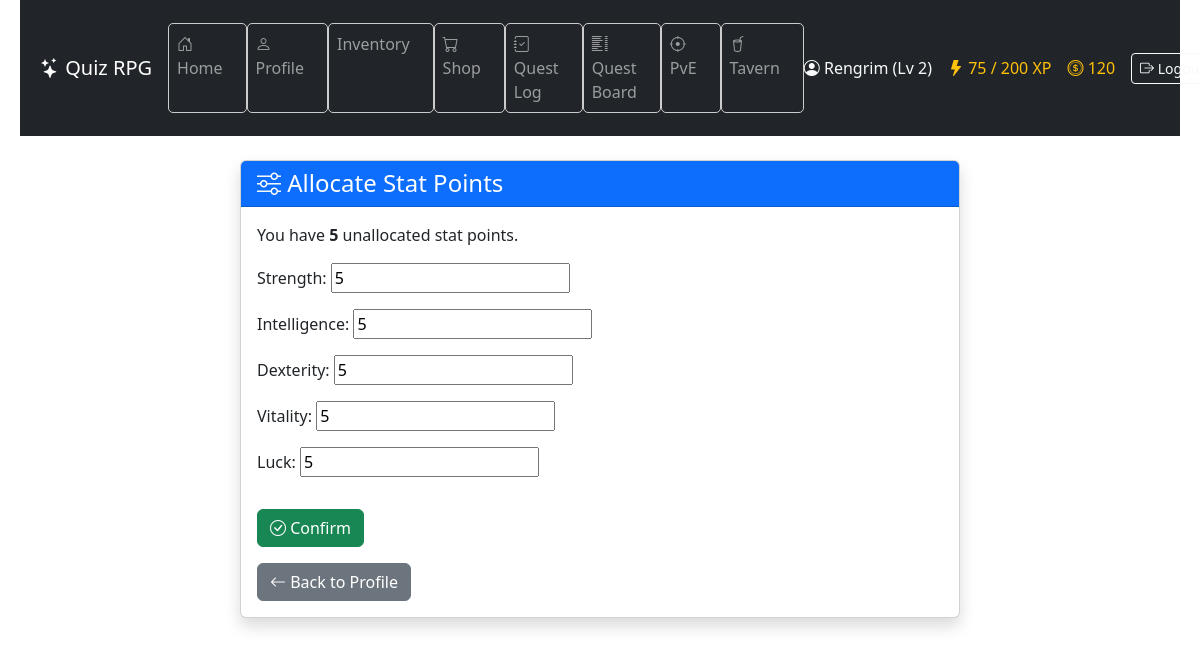
Before: /profile/allocate/ (signed in) with the older database file.
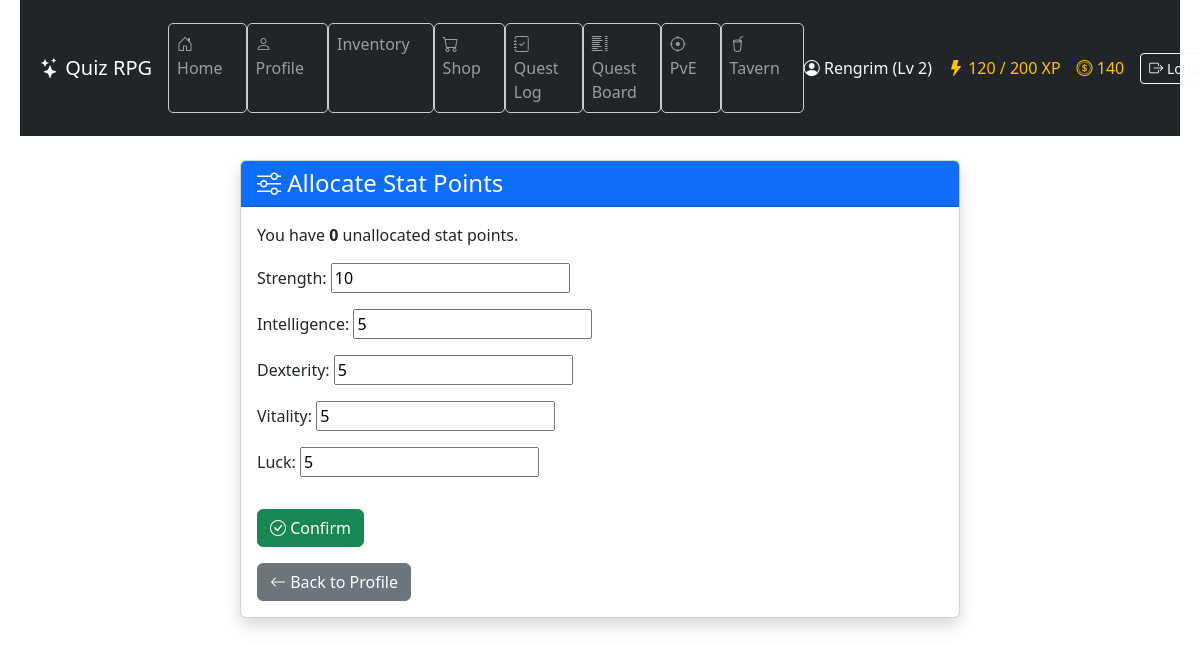
After: the same page with the newer database file.
### game/models.py (models this page shows, shortened)
class Character(models.Model):
    CLASS_CHOICES = [
        ("warrior", "Warrior"),
        ("mage", "Mage"),
        ("rogue", "Rogue"),
    ]
    user = models.OneToOneField(User, on_delete=models.CASCADE)
    name = models.CharField(max_length=100)
    character_class = models.CharField(
        max_length=20, choices=CLASS_CHOICES, default="warrior"
    )
    level = models.IntegerField(default=1)
    experience = models.IntegerField(default=0)
    experience_to_next_level = models.PositiveIntegerField(default=100)
    hp = models.PositiveIntegerField(default=100)
    max_hp = models.PositiveIntegerField(default=100)
    hp_from_levels = models.PositiveIntegerField(default=0)
    mana = models.PositiveIntegerField(default=50)
    max_mana = models.PositiveIntegerField(default=50)
    mana_from_levels = models.PositiveIntegerField(default=0)
    stamina = models.PositiveIntegerField(default=50)
    max_stamina = models.PositiveIntegerField(default=50)
    armor = models.PositiveIntegerField(default=0)
    damage_reduction = models.FloatField(default=0.0)
    physical_min_damage = models.PositiveIntegerField(default=1)
    physical_max_damage = models.PositiveIntegerField(default=3)
    spell_power = models.PositiveIntegerField(default=0)
    hp_regeneration = models.PositiveIntegerField(default=0)
    mana_regeneration = models.PositiveIntegerField(default=0)
    stamina_regeneration = models.PositiveIntegerField(default=0)
    items = models.ManyToManyField("Item", related_name="characters", blank=True)
    equipped_head = models.ForeignKey(
        "Item",
        null=True,
        blank=True,
        related_name="equipped_on_head",
        on_delete=models.SET_NULL,
    )
    equipped_body = models.ForeignKey(
        "Item",
        null=True,
        blank=True,
        related_name="equipped_on_body",
        on_delete=models.SET_NULL,
    )
    equipped_legs = models.ForeignKey(
        "Item",
        null=True,
        blank=True,
        related_name="equipped_on_legs",
        on_delete=models.SET_NULL,
    )
    equipped_feet = models.ForeignKey(
        "Item",
        null=True,
        blank=True,
        related_name="equipped_on_feet",
        on_delete=models.SET_NULL,
    )
    equipped_hand_right = models.ForeignKey(
        "Item",
        null=True,
        blank=True,
        related_name="equipped_on_hand_right",
        on_delete=models.SET_NULL,
    )
    equipped_hand_left = models.ForeignKey(
        "Item",
        null=True,
        blank=True,
        related_name="equipped_on_hand_left",
        on_delete=models.SET_NULL,
    )
    strength = models.IntegerField(default=5)
    intelligence = models.IntegerField(default=5)
    dexterity = models.IntegerField(default=5)
    vitality = models.IntegerField(default=5)
    luck = models.IntegerField(default=5)
    stat_points = models.IntegerField(default=0)
    gold = models.IntegerField(default=0)
    last_regen_time = models.DateTimeField(default=timezone.now)
    class XpReward(TypedDict):
        total: int
        base: int
        strength_bonus: int
        intelligence_bonus: int
        double: bool

### game/views.py (the view)
# urls.py: path("profile/allocate/", views.allocate_stats_view, name="allocate_stats"),
@character_required
def allocate_stats_view(request):
    character = Character.objects.get(user=request.user)
    regenerate_character(character)
    if request.method == "POST":
        form = StatAllocationForm(request.POST)
        if form.is_valid():
            new_values = form.cleaned_data
            before = {
                "strength": character.strength,
                "intelligence": character.intelligence,
                "dexterity": character.dexterity,
                "vitality": character.vitality,
                "luck": character.luck,
            }
            total_used = sum(max(0, new_values[k] - before[k]) for k in before)
            if total_used > character.stat_points:
                form.add_error(None, "You do not have enough stat points.")
            else:
                character.strength = new_values["strength"]
                character.intelligence = new_values["intelligence"]
                character.dexterity = new_values["dexterity"]
                character.vitality = new_values["vitality"]
                character.luck = new_values["luck"]
                character.stat_points -= total_used
                recalculate_character_stats(character)
                character.save()
                return redirect("profile")
    else:
        form = StatAllocationForm(
            initial={
                "strength": character.strength,
                "intelligence": character.intelligence,
                "dexterity": character.dexterity,
                "vitality": character.vitality,
                "luck": character.luck,
            }
        )
    return render(
        request,
        "game/allocate_stats.html",
        {
            "form": form,
            "character": character,
        },
    )

### game/forms.py
class StatAllocationForm(forms.Form):
    strength = forms.IntegerField(min_value=0)
    intelligence = forms.IntegerField(min_value=0)
    dexterity = forms.IntegerField(min_value=0)
    vitality = forms.IntegerField(min_value=0)
    luck = forms.IntegerField(min_value=0)

### game/context_processors.py (called while the page is built)
def character_context(request):
    if request.user.is_authenticated:
        try:
            character = Character.objects.get(user=request.user)
            return {"character": character}
        except Character.DoesNotExist:
            return {}
    return {}

### game/services/regeneration.py (called while the page is built)
def regenerate_character(character):
    now = timezone.now()
    elapsed = now - character.last_regen_time
    ticks = elapsed // REGEN_INTERVAL
    if ticks >= 1:
        character.hp = min(character.max_hp, character.hp + ticks * REGEN_AMOUNT)
        character.mana = min(character.max_mana, character.mana + ticks * REGEN_AMOUNT)
        character.stamina = min(
            character.max_stamina, character.stamina + ticks * REGEN_AMOUNT
        )
        character.last_regen_time = now
        character.save()

### game/templates/game/allocate_stats.html (shortened to what this page needs)
{% extends "game/base.html" %}
{% block content %}
<div class="container my-4">
  <div class="row justify-content-center">
    <div class="col-md-8">
      <div class="card shadow">
        <div class="card-header bg-primary text-white">
          <h4 class="mb-0">
            <i class="bi bi-sliders"></i> Allocate Stat Points
          </h4>
        </div>
        <div class="card-body">
          <p>
            You have <strong>{{ character.stat_points }}</strong> unallocated stat point{{ character.stat_points|pluralize }}.
          </p>
          <form method="post">
            {{ form.as_p }}
            <button type="submit" class="btn btn-success mt-3">
              <i class="bi bi-check-circle"></i> Confirm
            </button>
          </form>
          <a href="{% url 'profile' %}" class="btn btn-secondary mt-3">
            <i class="bi bi-arrow-left"></i> Back to Profile
          </a>
        </div>
      </div>
    </div>
  </div>
</div>
{% endblock %}

### game/templates/game/base.html (shortened to what this page needs)
{% load static %}
<!DOCTYPE html>
<html lang="en">
  <head>
    <link rel="stylesheet" type="text/css" href="{% static 'game/style.css' %}" />
    <link href="https://cdn.jsdelivr.net/npm/bootstrap@5.3.3/dist/css/bootstrap.min.css" rel="stylesheet" />
    <link href="https://cdn.jsdelivr.net/npm/bootstrap-icons@1.11.3/font/bootstrap-icons.css" rel="stylesheet" />
  </head>
  <body>
    <header class="bg-dark text-white">
      <nav class="navbar navbar-expand-lg navbar-dark container">
        <a class="navbar-brand" href="{% url 'home' %}">
          <i class="bi bi-stars"></i> Quiz RPG
        </a>
        <div class="collapse navbar-collapse justify-content-between" id="navbarNav">
          <ul class="navbar-nav me-auto mb-2 mb-lg-0">
            <li class="nav-item"><a class="nav-link" href="{% url 'home' %}"><i class="bi bi-house-door"></i> Home</a></li>
            <li class="nav-item"><a class="nav-link" href="{% url 'profile' %}"><i class="bi bi-person"></i> Profile</a></li>
            <li class="nav-item"><a class="nav-link" href="{% url 'inventory' %}"> Inventory</a></li>
            <li class="nav-item"><a class="nav-link" href="{% url 'shop' %}"><i class="bi bi-cart"></i> Shop</a></li>
            <li class="nav-item"><a class="nav-link" href="{% url 'quest_log' %}"><i class="bi bi-journal-check"></i> Quest Log</a></li>
            <li class="nav-item"><a class="nav-link" href="{% url 'quest_list' %}"><i class="bi bi-list-columns"></i> Quest Board</a></li>
            <li class="nav-item"><a class="nav-link" href="{% url 'battle_select' %}"><i class="bi bi-crosshair"></i> PvE</a></li>
            <li class="nav-item"><a class="nav-link" href="{% url 'tavern' %}"><i class="bi bi-cup-straw"></i> Tavern</a></li>
          </ul>
          <div class="d-flex align-items-center gap-3 text-nowrap">
            {% if user.is_authenticated %}
              {% if character %}
                <span class="text-light"><i class="bi bi-person-circle"></i> {{ character.name }} (Lv {{ character.level }})</span>
                <span class="text-warning"><i class="bi bi-lightning-fill"></i> {{ character.experience }} / {{ character.level|add:"0" }}00 XP</span>
                <span class="text-warning"><i class="bi bi-coin"></i> {{ character.gold }}</span>
              {% else %}
                <span class="text-light"><i class="bi bi-person-circle"></i> {{ user.username }}</span>
              {% endif %}
              <form method="post" action="{% url 'logout' %}" class="d-inline">
                <button type="submit" class="btn btn-outline-light btn-sm">
                  <i class="bi bi-box-arrow-right"></i> Logout
                </button>
              </form>
            {% else %}
              <a href="{% url 'login' %}" class="btn btn-outline-light btn-sm"><i class="bi bi-box-arrow-in-right"></i> Login</a>
              <a href="{% url 'register' %}" class="btn btn-outline-light btn-sm"><i class="bi bi-person-plus"></i> Register</a>
            {% endif %}
          </div>
        </div>
      </nav>
    </header>
    <main class="container mb-5">
      {% block content %}{% endblock %}
    </main>
  </body>
</html>

Changed rows visible on the page:
changed Character "Rengrim": experience "75" → "120"; gold "120" → "140"; stat_points "5" → "0"
Other visible differences:
form field strength: "5" → "10"
